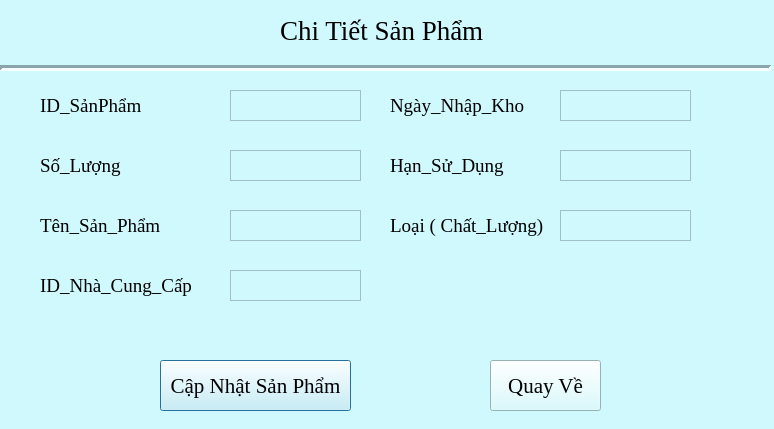
<?xml version="1.0" encoding="UTF-8"?>
<ui version="4.0">
 <class>Dialog</class>
 <widget class="QDialog" name="Dialog">
  <property name="geometry">
   <rect>
    <x>0</x>
    <y>0</y>
    <width>774</width>
    <height>429</height>
   </rect>
  </property>
  <property name="windowTitle">
   <string>Dialog</string>
  </property>
  <property name="styleSheet">
   <string notr="true">background-color: #D0F9FD;</string>
  </property>
  <widget class="QLabel" name="label">
   <property name="geometry">
    <rect>
     <x>280</x>
     <y>10</y>
     <width>281</width>
     <height>41</height>
    </rect>
   </property>
   <property name="font">
    <font>
     <family>Times New Roman</family>
     <pointsize>20</pointsize>
    </font>
   </property>
   <property name="text">
    <string>Chi Tiết Sản Phẩm </string>
   </property>
  </widget>
  <widget class="QLabel" name="Favicon">
   <property name="geometry">
    <rect>
     <x>40</x>
     <y>0</y>
     <width>71</width>
     <height>61</height>
    </rect>
   </property>
   <property name="text">
    <string/>
   </property>
  </widget>
  <widget class="Line" name="line">
   <property name="geometry">
    <rect>
     <x>0</x>
     <y>60</y>
     <width>771</width>
     <height>16</height>
    </rect>
   </property>
   <property name="lineWidth">
    <number>3</number>
   </property>
   <property name="orientation">
    <enum>Qt::Horizontal</enum>
   </property>
  </widget>
  <widget class="QTextEdit" name="idSanPham">
   <property name="geometry">
    <rect>
     <x>230</x>
     <y>90</y>
     <width>131</width>
     <height>31</height>
    </rect>
   </property>
  </widget>
  <widget class="QTextEdit" name="txtSoLuong">
   <property name="geometry">
    <rect>
     <x>230</x>
     <y>150</y>
     <width>131</width>
     <height>31</height>
    </rect>
   </property>
  </widget>
  <widget class="QTextEdit" name="txtTenSanPham">
   <property name="geometry">
    <rect>
     <x>230</x>
     <y>210</y>
     <width>131</width>
     <height>31</height>
    </rect>
   </property>
  </widget>
  <widget class="QLabel" name="iconTaiKhoan">
   <property name="geometry">
    <rect>
     <x>40</x>
     <y>90</y>
     <width>161</width>
     <height>31</height>
    </rect>
   </property>
   <property name="font">
    <font>
     <family>Times New Roman</family>
     <pointsize>14</pointsize>
    </font>
   </property>
   <property name="text">
    <string>ID_SảnPhẩm</string>
   </property>
  </widget>
  <widget class="QLabel" name="iconMatKhau">
   <property name="geometry">
    <rect>
     <x>180</x>
     <y>189</y>
     <width>21</width>
     <height>21</height>
    </rect>
   </property>
   <property name="text">
    <string/>
   </property>
  </widget>
  <widget class="QLabel" name="iconRole">
   <property name="geometry">
    <rect>
     <x>180</x>
     <y>250</y>
     <width>21</width>
     <height>20</height>
    </rect>
   </property>
   <property name="text">
    <string/>
   </property>
  </widget>
  <widget class="QPushButton" name="btnCapNhatSanPham">
   <property name="geometry">
    <rect>
     <x>160</x>
     <y>360</y>
     <width>191</width>
     <height>51</height>
    </rect>
   </property>
   <property name="font">
    <font>
     <family>Times New Roman</family>
     <pointsize>16</pointsize>
    </font>
   </property>
   <property name="text">
    <string>Cập Nhật Sản Phẩm</string>
   </property>
  </widget>
  <widget class="QPushButton" name="btnQuayVe">
   <property name="geometry">
    <rect>
     <x>490</x>
     <y>360</y>
     <width>111</width>
     <height>51</height>
    </rect>
   </property>
   <property name="font">
    <font>
     <family>Times New Roman</family>
     <pointsize>16</pointsize>
    </font>
   </property>
   <property name="text">
    <string>Quay Về</string>
   </property>
  </widget>
  <widget class="QLabel" name="iconTaiKhoan_2">
   <property name="geometry">
    <rect>
     <x>40</x>
     <y>150</y>
     <width>161</width>
     <height>31</height>
    </rect>
   </property>
   <property name="font">
    <font>
     <family>Times New Roman</family>
     <pointsize>14</pointsize>
    </font>
   </property>
   <property name="text">
    <string>Số_Lượng</string>
   </property>
  </widget>
  <widget class="QLabel" name="iconTaiKhoan_3">
   <property name="geometry">
    <rect>
     <x>40</x>
     <y>210</y>
     <width>161</width>
     <height>31</height>
    </rect>
   </property>
   <property name="font">
    <font>
     <family>Times New Roman</family>
     <pointsize>14</pointsize>
    </font>
   </property>
   <property name="text">
    <string>Tên_Sản_Phẩm</string>
   </property>
  </widget>
  <widget class="QLabel" name="iconTaiKhoan_5">
   <property name="geometry">
    <rect>
     <x>40</x>
     <y>270</y>
     <width>161</width>
     <height>31</height>
    </rect>
   </property>
   <property name="font">
    <font>
     <family>Times New Roman</family>
     <pointsize>14</pointsize>
    </font>
   </property>
   <property name="text">
    <string>ID_Nhà_Cung_Cấp</string>
   </property>
  </widget>
  <widget class="QTextEdit" name="txtNhaCungCap">
   <property name="geometry">
    <rect>
     <x>230</x>
     <y>270</y>
     <width>131</width>
     <height>31</height>
    </rect>
   </property>
  </widget>
  <widget class="QLabel" name="iconTaiKhoan_4">
   <property name="geometry">
    <rect>
     <x>390</x>
     <y>90</y>
     <width>141</width>
     <height>31</height>
    </rect>
   </property>
   <property name="font">
    <font>
     <family>Times New Roman</family>
     <pointsize>14</pointsize>
    </font>
   </property>
   <property name="text">
    <string>Ngày_Nhập_Kho</string>
   </property>
  </widget>
  <widget class="QTextEdit" name="textEdit">
   <property name="geometry">
    <rect>
     <x>560</x>
     <y>90</y>
     <width>131</width>
     <height>31</height>
    </rect>
   </property>
  </widget>
  <widget class="QLabel" name="iconTaiKhoan_6">
   <property name="geometry">
    <rect>
     <x>390</x>
     <y>150</y>
     <width>141</width>
     <height>31</height>
    </rect>
   </property>
   <property name="font">
    <font>
     <family>Times New Roman</family>
     <pointsize>14</pointsize>
    </font>
   </property>
   <property name="text">
    <string>Hạn_Sử_Dụng</string>
   </property>
  </widget>
  <widget class="QTextEdit" name="txtHanSuDung">
   <property name="geometry">
    <rect>
     <x>560</x>
     <y>150</y>
     <width>131</width>
     <height>31</height>
    </rect>
   </property>
  </widget>
  <widget class="QLabel" name="iconTaiKhoan_7">
   <property name="geometry">
    <rect>
     <x>390</x>
     <y>210</y>
     <width>161</width>
     <height>31</height>
    </rect>
   </property>
   <property name="font">
    <font>
     <family>Times New Roman</family>
     <pointsize>14</pointsize>
    </font>
   </property>
   <property name="text">
    <string>Loại ( Chất_Lượng)</string>
   </property>
  </widget>
  <widget class="QTextEdit" name="txtLoai">
   <property name="geometry">
    <rect>
     <x>560</x>
     <y>210</y>
     <width>131</width>
     <height>31</height>
    </rect>
   </property>
  </widget>
 </widget>
 <resources/>
 <connections/>
</ui>
